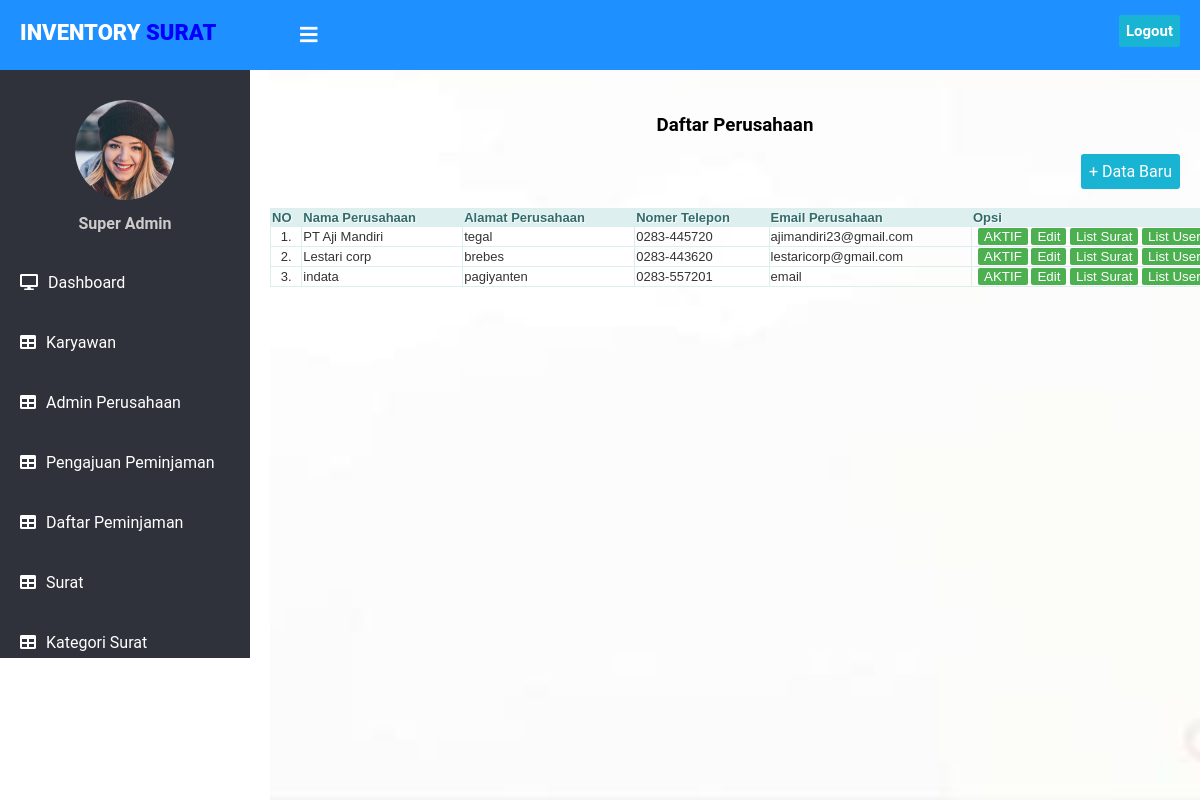
Screenshot of /superadmin/perusahaan/index.php with the database file from the repository.
### tables this page shows
CREATE TABLE `perusahaan` (
  `id` int(11) NOT NULL,
  `nama_perusahaan` varchar(50) NOT NULL,
  `alamat_perusahaan` varchar(50) NOT NULL,
  `no_telp` varchar(15) NOT NULL,
  `email` varchar(50) NOT NULL
);

### superadmin/perusahaan/index.php (the view, shortened to what this page needs)
<!DOCTYPE html>
<html lang="en" dir="ltr">
<head>
    <link rel="stylesheet" href="../admin/style.css">
    <link rel="stylesheet" href="https://cdnjs.cloudflare.com/ajax/libs/font-awesome/5.12.1/css/all.min.css">
</head>
<body>
    <header>
      <label for="check">
        <i class="fas fa-bars" id="sidebar_btn"></i>
      </label>
      <div class="left_area">
        <h3>Inventory <span>Surat</span></h3>
      </div>
      <div class="right_area">
        <a href="../../logout.php" class="logout_btn">Logout</a>
      </div>
    </header>
    <div class="sidebar">
      <center>
        <img src="../admin/1.png" class="profile_image" alt="">
        <h4>Super Admin</h4>
      </center>
      <a href="../dashboard/index.php"><i class="fas fa-desktop"></i><span>Dashboard</span></a>
      <a href="../crud_karyawan/index.php"><i class="fas fa-table"></i><span>Karyawan</span></a>
      <a href="../crud_admin/index.php"><i class="fas fa-table"></i><span>Admin Perusahaan</span></a>
      <a href="../pengajuan_peminjaman/index.php"><i class="fas fa-table"></i><span>Pengajuan Peminjaman</span></a>
      <a href="../daftar_peminjaman/index.php"><i class="fas fa-table"></i><span>Daftar Peminjaman</span></a>
      <a href="../crud_surat/index.php"><i class="fas fa-table"></i><span>Surat</span></a>
      <a href="../crud_kategori_surat/index.php"><i class="fas fa-table"></i><span>Kategori Surat</span></a>
    </div>
    <div class="content">
      <br/>
      <br/>
      <br/>
      <br/>
      <br/>
      <h3 align="center">Daftar Perusahaan</h3>
      <div class="button" align="right" >
        <a href="form_tambah.php" class="example_a" rel="nofollow noopener">+ Data Baru</a>
      </div>
      <div style="overflow: auto;">
        <table border="" class="table" width="1075px">
          <br/>
        <tr class="table-th">
          <th>NO</th>
          <th>Nama Perusahaan</th>
          <th>Alamat Perusahaan</th>
          <th>Nomer Telepon</th>
          <th>Email Perusahaan</th>
          <th width="370px">Opsi</th>
        </tr>
        <?php
          include "../../koneksi.php";
          $query = mysqli_query($koneksi, "SELECT * FROM perusahaan") or die(mysqli_error($koneksi));
          $nomor = 1;
          while($data = mysqli_fetch_array($query)) { ?>
            <tr class="table-td">
              <td align="center"><?php echo $nomor++; ?>.</td>
              <td><?php echo $data['nama_perusahaan']; ?></td>
              <td><?php echo $data['alamat_perusahaan']; ?></td>
              <td><?php echo $data['no_telp']; ?></td>
              <td><?php echo $data['email']; ?></td>
              <td width="90px" align="center">
              <a><button class="edit">AKTIF</button></a>
              <a href="form_edit.php?id=<?php echo $data['id']; ?>"><button class="edit">Edit</button></a>
              <a href="list_surat.php"><button class="edit">List Surat</button></a>
              <a href="list_user.php"><button class="edit">List User</button></a>
              </td>
            </tr>
        <?php
        } ?>
        </table>
      </div>
    </div>
</body>
</html>

### superadmin/admin/style.css (style rules this page uses)
body { margin: 0; padding: 0; font-family: "Roboto", sans-serif; }
header { position: fixed; background: #1E90FF; padding: 20px; width: 100%; height: 30px; }
.left_area h3 { color: #fff; margin: 0; text-transform: uppercase; font-size: 22px; font-weight: 900; }
.left_area span { color: #0000FF; }
.logout_btn { padding: 7px; background: #19B3D3; text-decoration: none; float: right; margin-top: -30px; margin-right: 40px; border-radius: 2px; font-size: 15px; font-weight: 600; color: #fff; transition: 0.5s; transition-property: background; }
.sidebar { background: #2f323a; margin-top: 70px; padding-top: 30px; padding-bottom : 30px; position: fixed; left: 0; width: 250px; height: 528px; transition: 0.5s; transition-property: left; overflow-y : scroll; }
.sidebar .profile_image { width: 100px; height: 100px; border-radius: 100px; margin-bottom: 10px; }
.sidebar h4 { color: #ccc; margin-top: 0; margin-bottom: 20px; }
.sidebar a { color: #fff; display: block; width: 100%; line-height: 60px; text-decoration: none; padding-left: 20px; box-sizing: border-box; transition: 0.5s; transition-property: background; }
.sidebar i { padding-right: 10px; }
label #sidebar_btn { z-index: 1; color: #fff; position: fixed; cursor: pointer; left: 300px; font-size: 20px; margin: 5px 0; transition: 0.5s; transition-property: color; }
.content { margin-left: 270px; background: url(background2.jpg) no-repeat; background-position: center; background-size: cover; height: 100vh; transition: 0.5s; }
.table { border: solid 1px #DDEEEE; border-collapse: collapse; border-spacing: 0; font: normal 13px Arial, sans-serif; }
.table-th { background-color: #DDEFEF; border: solid 1px #DDEEEE; color: #336B6B; padding: 10px; text-align: left; text-shadow: 1px 1px 1px #fff; }
.table-td { border: solid 1px #DDEEEE; color: #333; padding: 10px; text-shadow: 1px 1px 1px #fff; }
.example_a { color: #fff !important; text-decoration: none; background: #19B3D3; padding: 8px; border-radius: 3px; display: inline-block; border: none; transition: all 0.4s ease 0s; }
.edit { color: #fff; background-color: #4CAF50; border : none; border-radius: 2px; }
.button { padding-right: 20px; }

### rows the page displays
perusahaan: nama_perusahaan "PT Aji Mandiri", alamat_perusahaan "tegal", no_telp "0283-445720", email "ajimandiri23@gmail.com"
perusahaan: nama_perusahaan "Lestari corp", alamat_perusahaan "brebes", no_telp "0283-443620", email "lestaricorp@gmail.com"
perusahaan: nama_perusahaan "indata", alamat_perusahaan "pagiyanten", no_telp "0283-557201", email "email"
